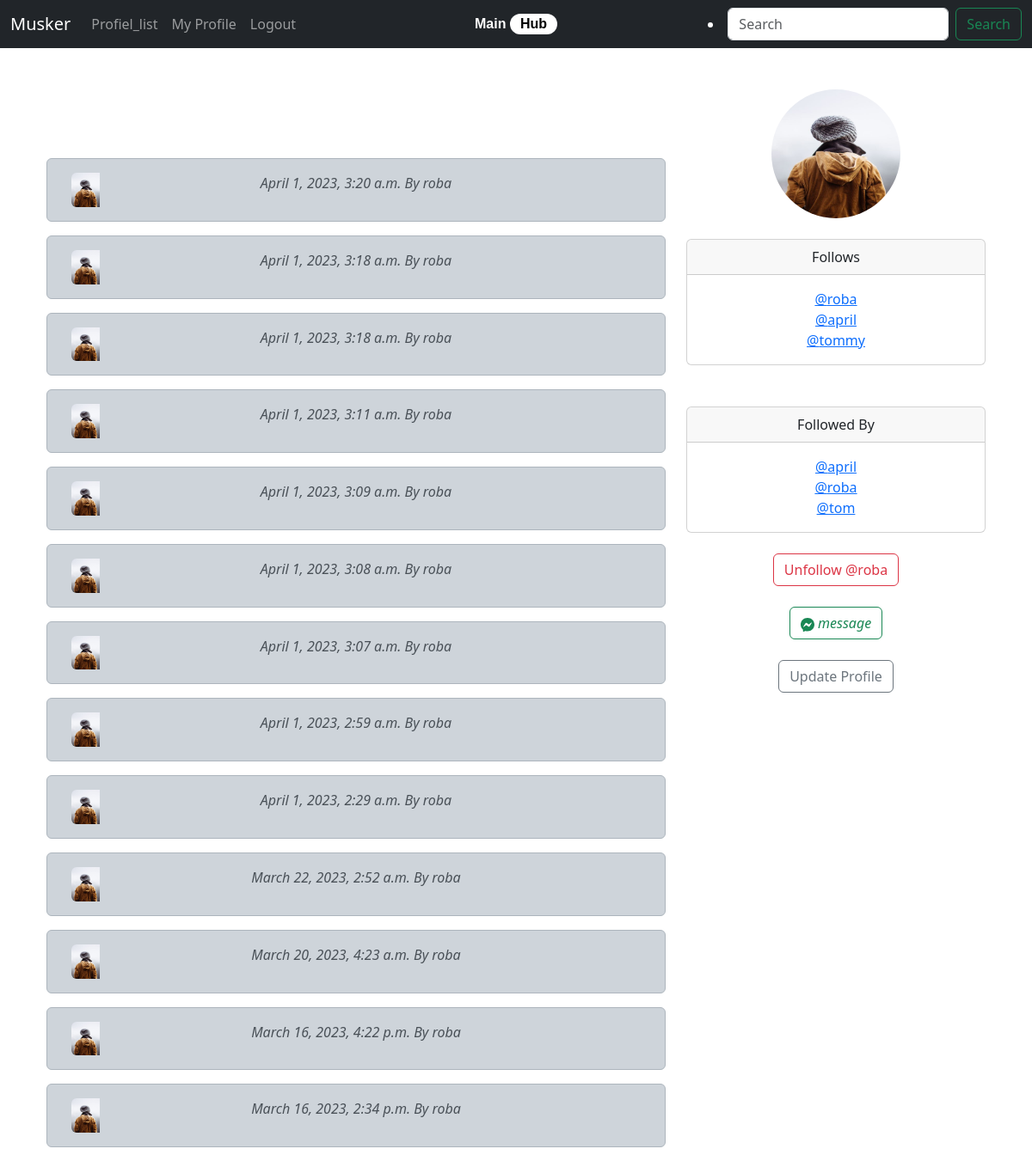
/profile/1/ (signed in), run on the app's committed database.
### muster/models.py (models this page shows, shortened)
class Meep(models.Model):
    user = models.ForeignKey(
        User,related_name="meeps",
        on_delete=models.DO_NOTHING
        )
    body = models.CharField(max_length=200)
    created_at = models.DateTimeField(auto_now_add=True)
    profile_image = models.ImageField(null=True,blank=True,upload_to="images/meeps/")

class Profile(models.Model):
    user = models.OneToOneField(User,on_delete=models.CASCADE)
    follows = models.ManyToManyField("self",
        related_name="followed_by",
        symmetrical=False,
        blank=True)
    date_modified = models.DateTimeField(User,auto_now=True)
    profile_image = models.ImageField(null=True,blank=True,upload_to="images/")
    def __str__(self):
        return self.user.username

### muster/views.py (the view, shortened to what this page needs)
# urls.py: path('profile/<int:pk>/',views.profile,name='profile'),
def profile(request,pk):
    if request.user.is_authenticated:
        profile = Profile.objects.get(user_id=pk)
        meeps = Meep.objects.filter(user_id=pk).order_by("-created_at")
        return render(request,"profile.html",{"profile":profile,"meeps":meeps})
    else:
        messages.success(request,("You Must be logged in to view this page"))
        return redirect('home')

### muster/templates/profile.html (shortened to what this page needs)
{% extends 'base.html' %}
{% block content %}
{% load static %}
{% if profile %}
    <div class="container text-center">
        <div class="row">
            <div class="col-8">
                <h1>{{ profile.user.username|upper}}'s Profile</h1>
                <br/>
                {% if meeps %}
                    {% for meep in meeps %}
                    <div class="alert alert-dark" role="alert">
                        <div class="container">
                            <div class="row">
                                <div class="col-1">
                                    {% if profile.profile_image %}
                                        <img src="{{ profile.profile_image.url }}"  class="img-fluid rounded-start" alt="dif profile pic">
                                    {% else %}
                                        <img src="{% static 'images/profile_pic.jpg' %}" class="img-fluid rounded-start" alt="dif profile pic">
                                    {% endif %}
                                </div>
                                <div class="col-10"
                                    {{ meep.body }}
                                    <small class="text-muted"><i>
                                        {{ meep.created_at }} By {{ meep.user.username }}
                                        </i>
                                </div><br/>
                            </div>
                        </div>
                    </div>
                    {% endfor %}
                {% endif %}
            </div>
            <div class="col-4">
                {% if profile.profile_image%}
                    <img src="{{ profile.profile_image.url }}" width=150 height=150 class="rounded-circle">
                    <br/><br/>
                {% endif %}
                <div class="card">
                    <div class="card-header">
                    Follows
                    </div>
                    <div class="card-body">
                    <p class="card-text">
                        {% for following in profile.follows.all %}
                            <a href="{% url 'profile' following.user.id %}">@{{ following }}</a><br/>
                        {% endfor %}
                    </p>
                    </div>
            </div>
            <br/><br/>
            <div class="card">
                <div class="card-header">
                    Followed By
                </div>
                <div class="card-body">
                    <p class="card-text">
                    {% for following in profile.followed_by.all %}
                    <a href="{% url 'profile' following.user.id %}">@{{ following }}</a><br/>
                    {% endfor %}
                    </p>
                </div>
            </div>
            <br/>
            <form method = POST>
            {% if profile in user.profile.follows.all %}
                <button class="btn btn-outline-danger" name="follow"
                    value="unfollow" type="submit">Unfollow @{{ profile.user.username }}
                </button><br/>
                <br/>
                <button class="btn btn-outline-success" name="follow"
                    value="message" type="submit">
                    <i class="bi bi-messenger">message</i>
                </button>
            {% else %}
                <button class="btn btn-outline-success" name="follow"
                    value="follow" type="submit">Follow @{{ profile.user.username }}
                </button>
            {% endif %}
            </form>
            <br/>
            {% if request.user.id == profile.user.id %}
            <a href="{% url 'update_user' %}" class="btn btn-outline-secondary">Update Profile</a>
            <br/><br/>
            {% endif %}
        </div>
    </div>
{% endif %}
{% endblock %}

### muster/static/styles.css (style rules this page uses)
html { height: 100%; }
body { color:#ffffff }

### data on the page
Meep: profile_image (picture), created_at "April 1, 2023, 3:20 a.m.", user.username "roba"
Meep: profile_image (picture), created_at "April 1, 2023, 3:18 a.m.", user.username "roba"
Meep: profile_image (picture), created_at "April 1, 2023, 3:18 a.m.", user.username "roba"
Meep: profile_image (picture), created_at "April 1, 2023, 3:11 a.m.", user.username "roba"
Meep: profile_image (picture), created_at "April 1, 2023, 3:09 a.m.", user.username "roba"
Meep: profile_image (picture), created_at "April 1, 2023, 3:08 a.m.", user.username "roba"
Meep: profile_image (picture), created_at "April 1, 2023, 3:07 a.m.", user.username "roba"
Meep: profile_image (picture), created_at "April 1, 2023, 2:59 a.m.", user.username "roba"
Meep: profile_image (picture), created_at "April 1, 2023, 2:29 a.m.", user.username "roba"
Meep: profile_image (picture), created_at "March 22, 2023, 2:52 a.m.", user.username "roba"
Meep: profile_image (picture), created_at "March 20, 2023, 4:23 a.m.", user.username "roba"
Meep: profile_image (picture), created_at "March 16, 2023, 4:22 p.m.", user.username "roba"
Meep: profile_image (picture), created_at "March 16, 2023, 2:34 p.m.", user.username "roba"
Profile: profile_image (picture), user.username "roba"
Profile: user.username "april"
Profile: user.username "tommy"
Profile: user.username "tom"
